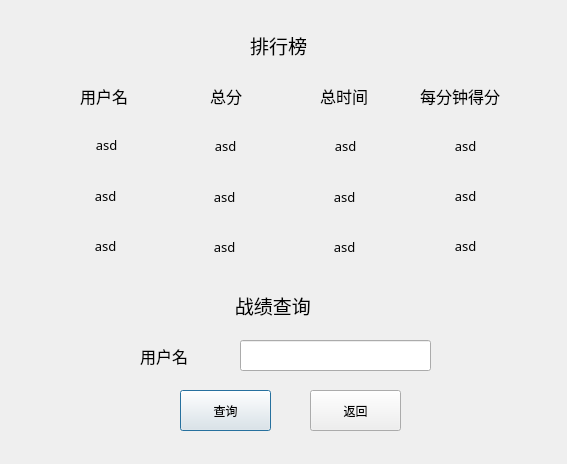
<?xml version="1.0" encoding="UTF-8"?>
<ui version="4.0">
 <class>Rank</class>
 <widget class="QDialog" name="Rank">
  <property name="geometry">
   <rect>
    <x>0</x>
    <y>0</y>
    <width>567</width>
    <height>464</height>
   </rect>
  </property>
  <property name="windowTitle">
   <string>Dialog</string>
  </property>
  <widget class="QLabel" name="label">
   <property name="geometry">
    <rect>
     <x>250</x>
     <y>30</y>
     <width>71</width>
     <height>31</height>
    </rect>
   </property>
   <property name="font">
    <font>
     <family>宋体</family>
     <pointsize>14</pointsize>
    </font>
   </property>
   <property name="text">
    <string>排行榜</string>
   </property>
  </widget>
  <widget class="QLabel" name="label_2">
   <property name="geometry">
    <rect>
     <x>80</x>
     <y>70</y>
     <width>111</width>
     <height>51</height>
    </rect>
   </property>
   <property name="font">
    <font>
     <family>宋体</family>
     <pointsize>12</pointsize>
    </font>
   </property>
   <property name="text">
    <string>用户名</string>
   </property>
  </widget>
  <widget class="QLabel" name="label_3">
   <property name="geometry">
    <rect>
     <x>320</x>
     <y>70</y>
     <width>111</width>
     <height>51</height>
    </rect>
   </property>
   <property name="font">
    <font>
     <family>宋体</family>
     <pointsize>12</pointsize>
    </font>
   </property>
   <property name="text">
    <string>总时间</string>
   </property>
  </widget>
  <widget class="QLabel" name="label_4">
   <property name="geometry">
    <rect>
     <x>210</x>
     <y>70</y>
     <width>81</width>
     <height>51</height>
    </rect>
   </property>
   <property name="font">
    <font>
     <family>宋体</family>
     <pointsize>12</pointsize>
    </font>
   </property>
   <property name="text">
    <string>总分</string>
   </property>
  </widget>
  <widget class="QLabel" name="name_1">
   <property name="geometry">
    <rect>
     <x>51</x>
     <y>129</y>
     <width>111</width>
     <height>31</height>
    </rect>
   </property>
   <property name="font">
    <font>
     <family>宋体</family>
     <pointsize>10</pointsize>
    </font>
   </property>
   <property name="text">
    <string>asd</string>
   </property>
   <property name="alignment">
    <set>Qt::AlignCenter</set>
   </property>
  </widget>
  <widget class="QLabel" name="name_2">
   <property name="geometry">
    <rect>
     <x>50</x>
     <y>180</y>
     <width>111</width>
     <height>31</height>
    </rect>
   </property>
   <property name="font">
    <font>
     <family>宋体</family>
     <pointsize>10</pointsize>
    </font>
   </property>
   <property name="text">
    <string>asd</string>
   </property>
   <property name="alignment">
    <set>Qt::AlignCenter</set>
   </property>
  </widget>
  <widget class="QLabel" name="name_3">
   <property name="geometry">
    <rect>
     <x>50</x>
     <y>230</y>
     <width>111</width>
     <height>31</height>
    </rect>
   </property>
   <property name="font">
    <font>
     <family>宋体</family>
     <pointsize>10</pointsize>
    </font>
   </property>
   <property name="text">
    <string>asd</string>
   </property>
   <property name="alignment">
    <set>Qt::AlignCenter</set>
   </property>
  </widget>
  <widget class="QLabel" name="score_2">
   <property name="geometry">
    <rect>
     <x>169</x>
     <y>181</y>
     <width>111</width>
     <height>31</height>
    </rect>
   </property>
   <property name="font">
    <font>
     <family>宋体</family>
     <pointsize>10</pointsize>
    </font>
   </property>
   <property name="text">
    <string>asd</string>
   </property>
   <property name="alignment">
    <set>Qt::AlignCenter</set>
   </property>
  </widget>
  <widget class="QLabel" name="score_3">
   <property name="geometry">
    <rect>
     <x>169</x>
     <y>231</y>
     <width>111</width>
     <height>31</height>
    </rect>
   </property>
   <property name="font">
    <font>
     <family>宋体</family>
     <pointsize>10</pointsize>
    </font>
   </property>
   <property name="text">
    <string>asd</string>
   </property>
   <property name="alignment">
    <set>Qt::AlignCenter</set>
   </property>
  </widget>
  <widget class="QLabel" name="score_1">
   <property name="geometry">
    <rect>
     <x>170</x>
     <y>130</y>
     <width>111</width>
     <height>31</height>
    </rect>
   </property>
   <property name="font">
    <font>
     <family>宋体</family>
     <pointsize>10</pointsize>
    </font>
   </property>
   <property name="text">
    <string>asd</string>
   </property>
   <property name="alignment">
    <set>Qt::AlignCenter</set>
   </property>
  </widget>
  <widget class="QLabel" name="time_2">
   <property name="geometry">
    <rect>
     <x>289</x>
     <y>181</y>
     <width>111</width>
     <height>31</height>
    </rect>
   </property>
   <property name="font">
    <font>
     <family>宋体</family>
     <pointsize>10</pointsize>
    </font>
   </property>
   <property name="text">
    <string>asd</string>
   </property>
   <property name="alignment">
    <set>Qt::AlignCenter</set>
   </property>
  </widget>
  <widget class="QLabel" name="time_3">
   <property name="geometry">
    <rect>
     <x>289</x>
     <y>231</y>
     <width>111</width>
     <height>31</height>
    </rect>
   </property>
   <property name="font">
    <font>
     <family>宋体</family>
     <pointsize>10</pointsize>
    </font>
   </property>
   <property name="text">
    <string>asd</string>
   </property>
   <property name="alignment">
    <set>Qt::AlignCenter</set>
   </property>
  </widget>
  <widget class="QLabel" name="time_1">
   <property name="geometry">
    <rect>
     <x>290</x>
     <y>130</y>
     <width>111</width>
     <height>31</height>
    </rect>
   </property>
   <property name="font">
    <font>
     <family>宋体</family>
     <pointsize>10</pointsize>
    </font>
   </property>
   <property name="text">
    <string>asd</string>
   </property>
   <property name="alignment">
    <set>Qt::AlignCenter</set>
   </property>
  </widget>
  <widget class="QLabel" name="label_5">
   <property name="geometry">
    <rect>
     <x>230</x>
     <y>290</y>
     <width>111</width>
     <height>31</height>
    </rect>
   </property>
   <property name="font">
    <font>
     <family>宋体</family>
     <pointsize>14</pointsize>
    </font>
   </property>
   <property name="text">
    <string> 战绩查询</string>
   </property>
  </widget>
  <widget class="QLabel" name="label_6">
   <property name="geometry">
    <rect>
     <x>140</x>
     <y>340</y>
     <width>61</width>
     <height>31</height>
    </rect>
   </property>
   <property name="font">
    <font>
     <family>宋体</family>
     <pointsize>12</pointsize>
    </font>
   </property>
   <property name="text">
    <string>用户名</string>
   </property>
  </widget>
  <widget class="QLineEdit" name="nameInput">
   <property name="geometry">
    <rect>
     <x>240</x>
     <y>340</y>
     <width>191</width>
     <height>31</height>
    </rect>
   </property>
   <property name="font">
    <font>
     <family>Segoe UI</family>
     <pointsize>11</pointsize>
     <weight>50</weight>
     <bold>false</bold>
    </font>
   </property>
  </widget>
  <widget class="QPushButton" name="insultButton">
   <property name="geometry">
    <rect>
     <x>180</x>
     <y>390</y>
     <width>91</width>
     <height>41</height>
    </rect>
   </property>
   <property name="text">
    <string>查询</string>
   </property>
  </widget>
  <widget class="QPushButton" name="returnButton">
   <property name="geometry">
    <rect>
     <x>310</x>
     <y>390</y>
     <width>91</width>
     <height>41</height>
    </rect>
   </property>
   <property name="text">
    <string>返回</string>
   </property>
  </widget>
  <widget class="QLabel" name="label_7">
   <property name="geometry">
    <rect>
     <x>420</x>
     <y>70</y>
     <width>111</width>
     <height>51</height>
    </rect>
   </property>
   <property name="font">
    <font>
     <family>宋体</family>
     <pointsize>12</pointsize>
    </font>
   </property>
   <property name="text">
    <string>每分钟得分</string>
   </property>
  </widget>
  <widget class="QLabel" name="speed_1">
   <property name="geometry">
    <rect>
     <x>410</x>
     <y>130</y>
     <width>111</width>
     <height>31</height>
    </rect>
   </property>
   <property name="font">
    <font>
     <family>宋体</family>
     <pointsize>10</pointsize>
    </font>
   </property>
   <property name="text">
    <string>asd</string>
   </property>
   <property name="alignment">
    <set>Qt::AlignCenter</set>
   </property>
  </widget>
  <widget class="QLabel" name="speed_2">
   <property name="geometry">
    <rect>
     <x>410</x>
     <y>180</y>
     <width>111</width>
     <height>31</height>
    </rect>
   </property>
   <property name="font">
    <font>
     <family>宋体</family>
     <pointsize>10</pointsize>
    </font>
   </property>
   <property name="text">
    <string>asd</string>
   </property>
   <property name="alignment">
    <set>Qt::AlignCenter</set>
   </property>
  </widget>
  <widget class="QLabel" name="speed_3">
   <property name="geometry">
    <rect>
     <x>410</x>
     <y>230</y>
     <width>111</width>
     <height>31</height>
    </rect>
   </property>
   <property name="font">
    <font>
     <family>宋体</family>
     <pointsize>10</pointsize>
    </font>
   </property>
   <property name="text">
    <string>asd</string>
   </property>
   <property name="alignment">
    <set>Qt::AlignCenter</set>
   </property>
  </widget>
 </widget>
 <resources/>
 <connections/>
</ui>
